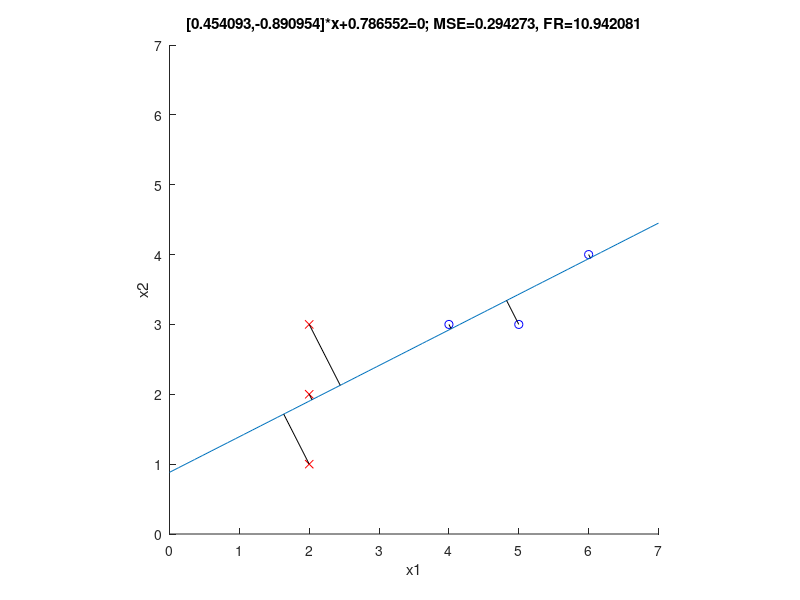

This chart was generated by the following MATLAB code:
figure;
hold on;

%load data
c1=[2,2,2;1,2,3];
c2=[4,5,6;3,3,4];
c=[c1,c2];

%(1) calculate mean
mu=mean(c,2);

%draw data points
plot(c1(1,:),c1(2,:),'rx',c2(1,:),c2(2,:),'bo');
axis([0,7,0,7]);
axis equal;

%(2) centralize data points
cc1=c1-repmat(mu,1,size(c1,2));
cc2=c2-repmat(mu,1,size(c2,2));
cc=[cc1,cc2];

%(3) calculate covariant matrix S
S=cc*cc'./size(cc,2);
%(4) calculate eigenvectors and eigenvalues of S;
[V,D]=eig(S);
%(5) sort eigenvalues and eigenvectors;
[E,I]=sort(diag(D),'descend');
V=V(:,I);

%(6) calcuate w, the normal vector of the projection line
tempw=cross([0;0;1],[V(:,1);0]);
w=tempw(1:2,1);
w=w/norm(w); %the normal vector of the desired projection line 
%(7) calculate w0
w0=-w'*mu;

%draw projection line
fh=@(x1,x2) w(1)*x1+w(2)*x2+w0;
ezplot(fh,[0,7,0,7]);
axis equal;

%projected points
pc=V(:,1)*(V(:,1)'*cc)+repmat(mu,1,size(cc,2));

%draw projections
for i=1:size(pc,2)
    plot([c(1,i);pc(1,i)],[c(2,i);pc(2,i)],'black');
end

%(8) calculate MSE
MSE=sum(sum((c-pc).^2,1),2)/size(c,2)

%(9) calculate Fisher ratio
pcc1=V(:,1)'*cc1;
pcc2=V(:,1)'*cc2;
pmu1=mean(pcc1,2);
pmu2=mean(pcc2,2);
pccc1=(pcc1-pmu1);
pccc2=(pcc2-pmu2);
ps1=(pccc1*pccc1')/size(pccc1,2);
ps2=(pccc2*pccc2')/size(pccc2,2);
FR=(pmu1-pmu2)^2/(ps1+ps2)

%set title
title(sprintf('[%f,%f]*x+%f=0; MSE=%f, FR=%f',w(1),w(2),w0,MSE,FR));